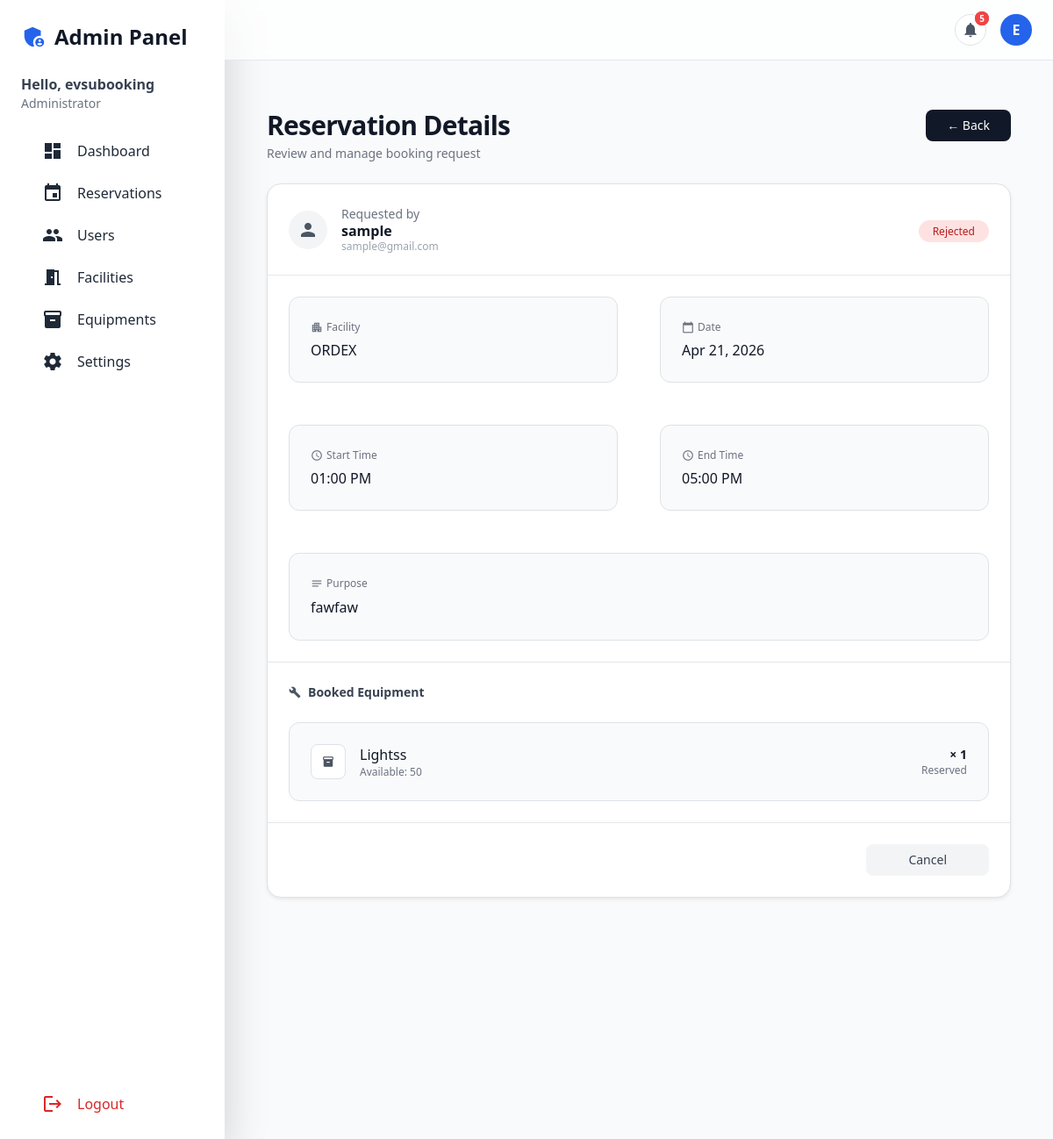
The page /admin_booking_detail/24/ (signed in) on the database its author committed.
### core/models.py (models this page shows, shortened)
class User(AbstractUser):
    ROLE_CHOICES = [
        ('admin', 'Admin'),
        ('employee', 'Employee'),
        ('student', 'Student'),
    ]
    role = models.CharField(max_length=10, choices=ROLE_CHOICES, default='employee')
    email = models.EmailField(unique=True)
    groups = models.ManyToManyField(
        Group,
        related_name='custom_user_set',
        blank=True,
        verbose_name='groups'
    )
    user_permissions = models.ManyToManyField(
        Permission,
        related_name='custom_user_set_permissions',
        blank=True,
        verbose_name='user permissions'
    )
    USERNAME_FIELD = 'username'
    REQUIRED_FIELDS = ['email']

class Reservation(models.Model):
    STATUS_CHOICES = [
        ('pending', 'Pending'),
        ('approved', 'Approved'),
        ('rejected', 'Rejected'),
    ]
    user = models.ForeignKey('core.User', on_delete=models.CASCADE, related_name='reservations')
    facility = models.ForeignKey(Facility, on_delete=models.CASCADE, related_name='reservations')
    date = models.DateField()
    start_time = models.TimeField()
    end_time = models.TimeField()
    status = models.CharField(max_length=10, choices=STATUS_CHOICES, default='pending')
    created_at = models.DateTimeField(auto_now_add=True)
    notes = models.TextField(blank=True)
    class Meta:
        constraints = [
            models.UniqueConstraint(
                fields=['facility', 'date', 'start_time', 'end_time'],
                name='unique_reservation'
            )
        ]
        ordering = ['-date', 'start_time']

class Facility(models.Model):
    name = models.CharField(max_length=100)
    description = models.TextField(blank=True)
    location = models.CharField(max_length=100, blank=True)
    capacity = models.PositiveIntegerField(null=True, blank=True)
    image = models.ImageField(
        upload_to='facilities/',
        blank=True,
        null=True,
        default='images/default.jpg'   # ✅ ADD THIS
    )
    is_active = models.BooleanField(default=True)

class ReservationEquipment(models.Model):
    reservation = models.ForeignKey(Reservation, on_delete=models.CASCADE, related_name='equipments')
    equipment = models.ForeignKey(Equipment, on_delete=models.CASCADE, related_name='reservations')
    quantity = models.PositiveIntegerField(default=1)

class Equipment(models.Model):
    name = models.CharField(max_length=100)
    description = models.TextField(blank=True)
    quantity = models.PositiveIntegerField(default=1)
    category = models.CharField(max_length=50, blank=True)
    image = models.ImageField(upload_to='equipment/', blank=True, null=True)
    is_active = models.BooleanField(default=True)

### core/views.py (the view)
# urls.py: path('admin_booking_detail/<int:id>/', views.admin_booking_detail, name='admin_booking_detail'),
@login_required
def admin_booking_detail(request, id):
    reservation = get_object_or_404(
        Reservation.objects.select_related('user', 'facility')
        .prefetch_related('equipments__equipment'),
        id=id
    )
    return render(request, 'admin/booking_detail.html', {
        'reservation': reservation
    })

### core/context_processors.py (called while the page is built)
def notifications(request):
    if request.user.is_authenticated:
        count = Notification.objects.filter(user=request.user, is_read=False).count()
    else:
        count = 0
    return {
        'unread_notifications_count': count
    }

### templates/admin/booking_detail.html (shortened to what this page needs)
{% extends 'admin/admin_base.html' %}
{% block content %}
<div class="max-w-4xl mx-auto px-4 sm:px-6 lg:px-8 py-8 space-y-6">
    <div class="flex items-start justify-between">
        <div>
            <h2 class="text-2xl sm:text-3xl font-semibold text-gray-900 tracking-tight">
                Reservation Details
            </h2>
            <p class="text-sm text-gray-500 mt-1">
                Review and manage booking request
            </p>
        </div>
        <a href="{% url 'admin_dashboard' %}"
           class="px-4 py-2 text-sm rounded-lg bg-gray-900 text-white hover:bg-gray-800 transition">
            ← Back
        </a>
    </div>
    <div class="bg-white border rounded-2xl shadow-sm overflow-hidden">
        <div class="p-6 border-b flex flex-col sm:flex-row sm:items-center sm:justify-between gap-4">
            <div class="flex items-center gap-3">
                <div class="w-11 h-11 rounded-full bg-gray-100 flex items-center justify-center">
                    <span class="material-icons text-gray-600">person</span>
                </div>
                <div>
                    <p class="text-sm text-gray-500">Requested by</p>
                    <h3 class="font-semibold text-gray-900">
                        {{ reservation.user.username }}
                    </h3>
                    <p class="text-xs text-gray-400">
                        {{ reservation.user.email }}
                    </p>
                </div>
            </div>
            <div>
                <span class="px-3 py-1 rounded-full text-xs font-medium
                    {% if reservation.status == 'pending' %}bg-yellow-100 text-yellow-700
                    {% elif reservation.status == 'approved' %}bg-green-100 text-green-700
                    {% else %}bg-red-100 text-red-700{% endif %}">
                    {{ reservation.status|capfirst }}
                </span>
            </div>
        </div>
        <div class="p-6 grid grid-cols-1 sm:grid-cols-2 gap-5">
            <div class="p-4 rounded-xl border bg-gray-50">
                <p class="text-xs text-gray-500 flex items-center gap-1">
                    <span class="material-icons text-sm">apartment</span>
                    Facility
                </p>
                <p class="font-medium mt-1 text-gray-900">
                    {{ reservation.facility.name }}
                </p>
            </div>
            <div class="p-4 rounded-xl border bg-gray-50">
                <p class="text-xs text-gray-500 flex items-center gap-1">
                    <span class="material-icons text-sm">calendar_today</span>
                    Date
                </p>
                <p class="font-medium mt-1 text-gray-900">
                    {{ reservation.date|date:"M d, Y" }}
                </p>
            </div>
            <div class="p-4 rounded-xl border bg-gray-50">
                <p class="text-xs text-gray-500 flex items-center gap-1">
                    <span class="material-icons text-sm">schedule</span>
                    Start Time
                </p>
                <p class="font-medium mt-1 text-gray-900">
                    {{ reservation.start_time|time:"h:i A" }}
                </p>
            </div>
            <div class="p-4 rounded-xl border bg-gray-50">
                <p class="text-xs text-gray-500 flex items-center gap-1">
                    <span class="material-icons text-sm">schedule</span>
                    End Time
                </p>
                <p class="font-medium mt-1 text-gray-900">
                    {{ reservation.end_time|time:"h:i A" }}
                </p>
            </div>
            <div class="sm:col-span-2 p-4 rounded-xl border bg-gray-50">
                <p class="text-xs text-gray-500 flex items-center gap-1">
                    <span class="material-icons text-sm">notes</span>
                    Purpose
                </p>
                <p class="font-medium mt-1 text-gray-900 leading-relaxed">
                    {{ reservation.notes|default:"No purpose provided" }}
                </p>
            </div>
        </div>
        {% if reservation.equipments.all %}
        <div class="px-6 pb-6 border-t">
            <div class="flex items-center gap-2 mb-4 pt-4">
                <span class="material-icons text-gray-600 text-sm">build</span>
                <h3 class="text-sm font-semibold text-gray-700">
                    Booked Equipment
                </h3>
            </div>
            <div class="space-y-3">
                {% for item in reservation.equipments.all %}
                <div class="flex items-center justify-between bg-gray-50 border rounded-xl p-4">
                    <div class="flex items-center gap-3">
                        <div class="w-10 h-10 rounded-lg bg-white border flex items-center justify-center">
                            <span class="material-icons text-gray-600 text-sm">inventory_2</span>
                        </div>
                        <div>
                            <p class="font-medium text-gray-900">
                                {{ item.equipment.name }}
                            </p>
                            <p class="text-xs text-gray-500">
                                Available: {{ item.equipment.quantity }}
                            </p>
                        </div>
                    </div>
                    <div class="text-right">
                        <p class="text-sm font-semibold text-gray-900">
                            × {{ item.quantity }}
                        </p>
                        <p class="text-xs text-gray-500">
                            Reserved
                        </p>
                    </div>
                </div>
                {% endfor %}
            </div>
        </div>
        {% endif %}
        <div class="p-6 border-t flex flex-col sm:flex-row gap-3 sm:justify-end">
            <a href="{% url 'admin_dashboard' %}"
               class="px-5 py-2 rounded-lg bg-gray-100 hover:bg-gray-200 text-gray-700 text-sm font-medium transition text-center">
                Cancel
            </a>
        </div>
    </div>
</div>
{% endblock %}

### templates/admin/admin_base.html (shortened to what this page needs)
<!DOCTYPE html>
<html lang="en">
<head>
    <script src="https://cdn.tailwindcss.com"></script>
    <link href="https://cdn.jsdelivr.net/npm/bootstrap@5.3.3/dist/css/bootstrap.min.css" rel="stylesheet">
</head>
<body class="font-sans text-gray-800 flex">
    <aside class="hidden md:flex flex-col w-64 h-screen bg-white shadow-lg sticky top-0">
        <div class="p-6 flex flex-col h-full">
            <div class="mb-6 flex items-center gap-2">
                <span class="material-icons text-3xl text-blue-600">admin_panel_settings</span>
                <h1 class="text-2xl font-bold text-gray-900">Admin Panel</h1>
            </div>
            <div class="mb-6">
                <p class="font-semibold text-gray-700">Hello, {{ request.user.username }}</p>
                <p class="text-sm text-gray-500">Administrator</p>
            </div>
            <nav class="flex-1 space-y-2">
                <a href="{% url 'admin_dashboard' %}"
                    class="flex items-center gap-3 px-4 py-2 rounded-lg hover:bg-gray-100 {% if request.resolver_match.url_name == 'admin_dashboard' %}active{% endif %}">
                    <span class="material-icons">dashboard</span>
                    Dashboard
                </a>
                <a href="{% url 'admin_reservations' %}"
                    class="flex items-center gap-3 px-4 py-2 rounded-lg hover:bg-gray-100 {% if request.resolver_match.url_name == 'admin_reservations' %}active{% endif %}">
                    <span class="material-icons">event</span>
                    Reservations
                </a>
                <a href="{% url 'admin_users' %}"
                    class="flex items-center gap-3 px-4 py-2 rounded-lg hover:bg-gray-100 {% if request.resolver_match.url_name == 'admin_users' %}active{% endif %}">
                    <span class="material-icons">people</span>
                    Users
                </a>
                <a href="{% url 'admin_facilities' %}"
                    class="flex items-center gap-3 px-4 py-2 rounded-lg hover:bg-gray-100 {% if request.resolver_match.url_name == 'admin_facilities' %}active{% endif %}">
                    <span class="material-icons">meeting_room</span>
                    Facilities
                </a>
                <a href="{% url 'admin_equipments' %}"
                    class="flex items-center gap-3 px-4 py-2 rounded-lg hover:bg-gray-100 {% if request.resolver_match.url_name == 'admin_equipments' %}active{% endif %}">
                    <span class="material-icons">inventory_2</span>
                    Equipments
                </a>
                <a href="{% url 'admin_settings' %}"
                    class="flex items-center gap-3 px-4 py-2 rounded-lg hover:bg-gray-100 {% if request.resolver_match.url_name == 'admin_settings' %}active{% endif %}">
                    <span class="material-icons">settings</span>
                    Settings
                </a>
            </nav>
            <div class="mt-auto">
                <button onclick="openModal()"
                    class="flex items-center gap-3 px-4 py-2 rounded-lg hover:bg-red-50 text-red-600 hover:text-red-700 transition w-full">
                    <span class="material-icons">logout</span>
                    Logout
                </button>
            </div>
        </div>
    </aside>
    <div class="flex-1 flex flex-col min-h-screen">
        <header
            class="sticky top-0 z-40 bg-white/70 backdrop-blur border-b px-4 md:px-10 py-3 flex justify-between items-center">
            <div class="flex items-center gap-3 relative">
                <button type="button" id="notifBtn"
                    class="relative w-9 h-9 rounded-full bg-white border border-gray-200 text-gray-600 flex items-center justify-center hover:bg-gray-50 hover:shadow-sm transition"
                    title="Notifications">
                    <span class="material-icons text-[20px]">
                    </span>
                    {% if unread_notifications_count > 0 %}
                    <span
                        class="absolute -top-1 -right-1 min-w-[16px] h-4 px-1 text-[10px] bg-red-500 text-white rounded-full flex items-center justify-center">
                    </span>
                    {% endif %}
                </button>
                <div class="relative">
                    <button id="profileBtn">
                        <div
                            class="w-9 h-9 rounded-full bg-blue-600 text-white flex items-center justify-center font-semibold">
                            {{ request.user.username|slice:":1"|upper }}
                        </div>
                    </button>
                </div>
            </div>
        </header>
        <main class="flex-1 min-h-screen p-3 md:p-10 mt-2">
            {% block content %}{% endblock %}
        </main>
    </div>
</body>
</html>

### templates/admin/admin_base.html (style rules this page uses)
body { background-color: #f9fafb; }
aside { transition: all 0.3s ease; }
main { transition: margin-left 0.3s ease; }

### rows shown on the page
User: user.username "evsubooking", user.username "E"
Reservation: user.username "sample", user.email "sample@gmail.com", status "Rejected", facility.name "ORDEX", date "Apr 21, 2026", start_time "01:00 PM", end_time "05:00 PM", notes "fawfaw"
ReservationEquipment: equipment.name "Lightss", equipment.quantity "50", quantity "1"
